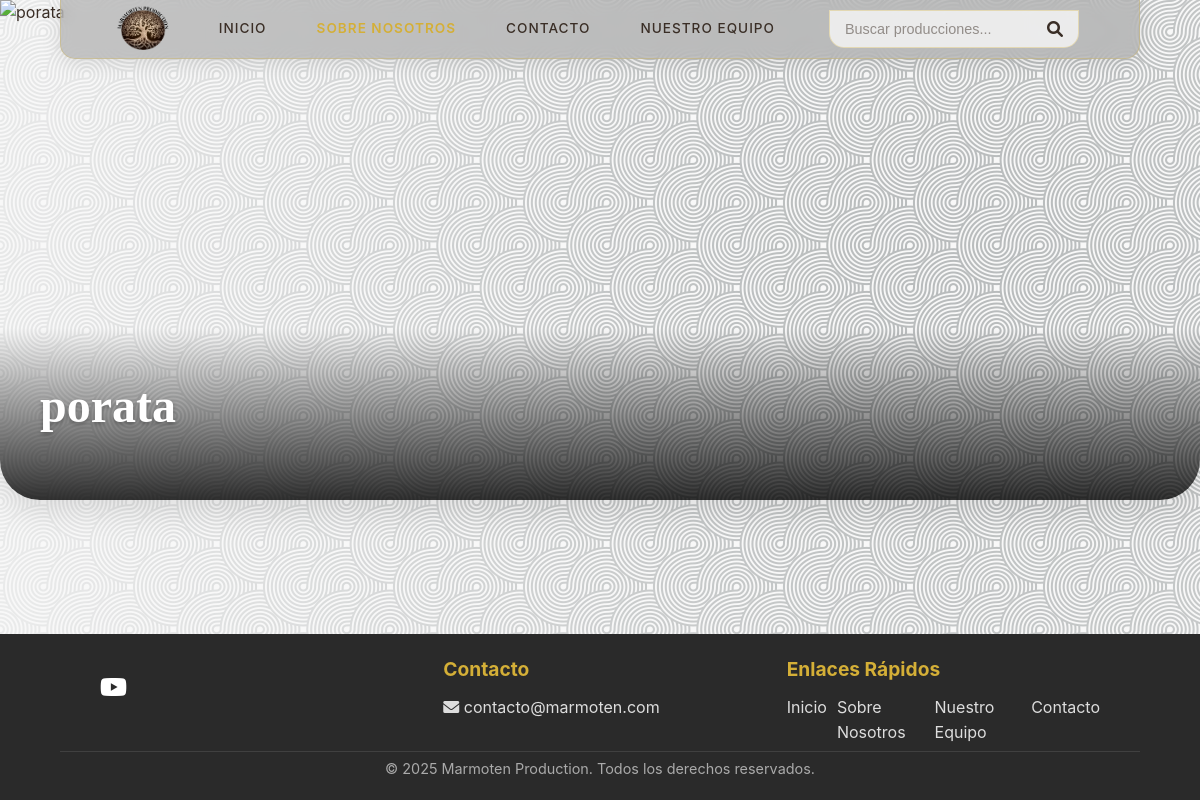
Before: /sobre-nosotros/ with the older database file.
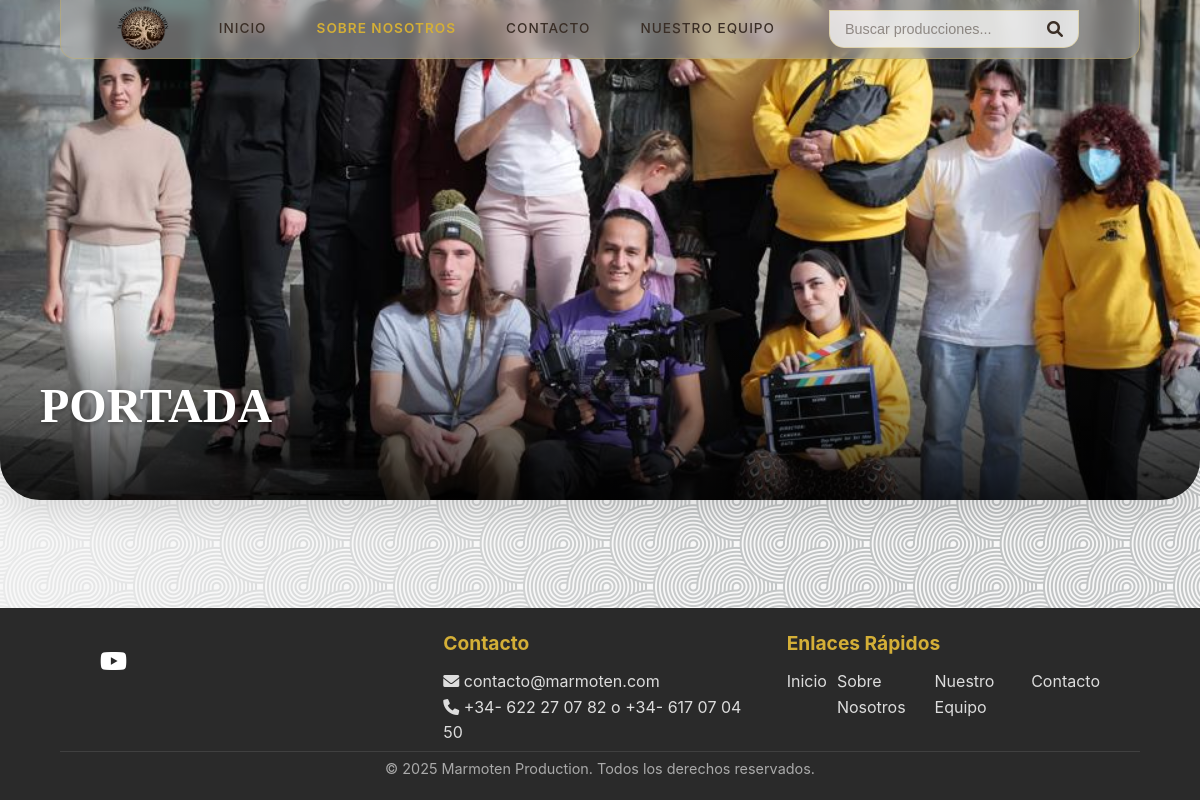
After: the same page with the newer database file.
### blog/models.py (models this page shows, shortened)
class SeccionSobreNosotros(models.Model):
    TIPO_SECCION = [
        ('PORTADA', 'Portada (solo una)'),
        ('TEXTO', 'Texto'),
        ('IMAGEN', 'Imagen'),
        ('CAROUSEL', 'Carrusel de imágenes'),
    ]
    titulo = models.CharField(max_length=100)
    tipo = models.CharField(max_length=10, choices=TIPO_SECCION)
    contenido_texto = models.TextField(blank=True, null=True)
    imagen = models.ImageField(upload_to='sobre_nosotros/secciones/', blank=True, null=True)
    orden = models.PositiveIntegerField(default=0)
    class Meta:
        ordering = ['orden']
        verbose_name_plural = "Secciones Sobre Nosotros"

class ConfiguracionSitio(models.Model):
    titulo_sitio = models.CharField(max_length=200, default="Marmoten Production")
    logo = models.ImageField(upload_to='config/', blank=True, null=True)
    email_contacto = models.EmailField(default='contacto@marmoten.com')
    telefono_contacto = models.CharField(max_length=40, blank=True)
    direccion = models.TextField(blank=True)
    sobre_nosotros = models.TextField(blank=True)
    mision = models.TextField(blank=True)
    vision = models.TextField(blank=True)
    banner_sobre_nosotros = models.ImageField(
        upload_to='config/sobre_nosotros/',
        blank=True,
        null=True,
        help_text="Banner para la página 'Sobre Nosotros' (1920x500px recomendado)"
    )
    imagen_sobre_nosotros = models.ImageField(
        upload_to='config/sobre_nosotros/',
        blank=True,
        null=True,
        help_text="Imagen descriptiva para 'Sobre Nosotros' (800x600px recomendado)"
    )
    icono_mision = models.ImageField(
        upload_to='config/iconos/',
        blank=True,
        null=True,
        help_text="Icono para la sección Misión (200x200px recomendado)"
    )
    icono_vision = models.ImageField(
        upload_to='config/iconos/',
        blank=True,
        null=True,
        help_text="Icono para la sección Visión (200x200px recomendado)"
    )
    facebook_url = models.URLField(blank=True)
    instagram_url = models.URLField(blank=True)
    youtube_url = models.URLField(blank=True)
    class Meta:
        verbose_name_plural = "Configuraciones del Sitio"

### blog/views.py (the view)
# urls.py: path('sobre-nosotros/', views.sobre_nosotros, name='sobre_nosotros'),
def sobre_nosotros(request):
    context = {
        'portada': SeccionSobreNosotros.objects.filter(tipo='PORTADA').first(),
        'secciones': SeccionSobreNosotros.objects.exclude(tipo='PORTADA')
                              .order_by('orden')
                              .prefetch_related('imagenes_del_carrusel'),
        'config': get_config()
    }
    return render(request, 'blog/sobre_nosotros.html', context)

### blog/views.py (called while the page is built)
def get_config():
    return ConfiguracionSitio.objects.first()

### blog/templates/blog/sobre_nosotros.html (shortened to what this page needs)
{% extends 'blog/base.html' %}
{% load static %}
{% load custom_filters %}
{% block content %}
<div class="hero-carousel-container">
  <div class="hero-carousel">
    {% if portada and portada.imagen %}
    <div class="carousel-image-container">
      <img src="{{ portada.imagen.url }}" alt="{{ portada.titulo }}" class="carousel-image"
           onerror="this.onerror=null;this.src='{% static 'img/placeholder.jpg' %}';">
      <div class="carousel-content">
        <h2 class="carousel-title">{{ portada.titulo }}</h2>
      </div>
    </div>
    {% endif %}
  </div>
</div>
<link rel="stylesheet" href="https://cdn.jsdelivr.net/npm/@glidejs/glide/dist/css/glide.core.min.css">
{% endblock %}

### blog/templates/blog/base.html (shortened to what this page needs)
<!DOCTYPE html>
<html lang="es">
<head>
    <link rel="stylesheet" href="https://cdnjs.cloudflare.com/ajax/libs/font-awesome/6.0.0/css/all.min.css">
</head>
<body>
    <nav class="navbar" id="navbar">
        <img src="{{ config.logo.url }}" alt="Marmoten Production Logo" class="navbar-logo">
        <div class="nav-links" id="navLinks">
            <a href="{% url 'inicio' %}" class="nav-link active">Inicio</a>
            <a href="{% url 'sobre_nosotros' %}" class="nav-link">Sobre Nosotros</a>
            <a href="{% url 'contacto' %}" class="nav-link">Contacto</a>
            <a href="{% url 'nuestro_equipo' %}" class="nav-link">Nuestro Equipo</a>
        </div>
        <div class="search-container" id="searchContainer">
            <form action="{% url 'buscar_posts' %}" method="get" class="search-form">
                <input type="search" name="q" class="search-input" placeholder="Buscar producciones..." value="{{ request.GET.q }}">
                <button type="submit" class="search-button">
                    <i class="fas fa-search"></i>
                </button>
            </form>
        </div>
    </nav>
    <div class="container">
        {% block content %}{% endblock %}
    </div>
    <footer>
        <div class="footer-container">
            <div class="footer-section">
                <div class="social-links">
                    {% if config.youtube_url %}
                    <a href="{{ config.youtube_url }}" target="_blank"><i class="fab fa-youtube"></i></a>
                    {% endif %}
                </div>
            </div>
            <div class="footer-section">
                <h3>Contacto</h3>
                {% if config.email_contacto %}
                <a href="mailto:{{ config.email_contacto }}"><i class="fas fa-envelope"></i> {{ config.email_contacto }}</a>
                {% endif %}
                {% if config.telefono_contacto %}
                <a href="tel:{{ config.telefono_contacto }}"><i class="fas fa-phone"></i> {{ config.telefono_contacto }}</a>
                {% endif %}
            </div>
            <div class="footer-section">
                <h3>Enlaces Rápidos</h3>
                <div class="Enlaces_rapido">
                    <a href="{% url 'inicio' %}">Inicio</a>
                    <a href="{% url 'sobre_nosotros' %}">Sobre Nosotros</a>
                    <a href="{% url 'nuestro_equipo' %}">Nuestro Equipo</a>
                    <a href="{% url 'contacto' %}">Contacto</a>
                </div>
            </div>
        </div>
        <div class="copyright">
            &copy; {% now "Y" %} Marmoten Production. Todos los derechos reservados.
        </div>
    </footer>
</body>
</html>

Changed rows visible on the page:
changed ConfiguracionSitio "contacto@marmoten.com": telefono_contacto (not shown) → "+34- 622 27 07 82 o +34- 617 07 04 50"
changed SeccionSobreNosotros: imagen: picture added; titulo "porata" → "PORTADA"
